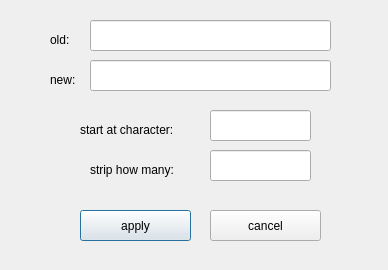
<?xml version="1.0" encoding="UTF-8"?>
<ui version="4.0">
 <class>StripDialog</class>
 <widget class="QDialog" name="StripDialog">
  <property name="geometry">
   <rect>
    <x>0</x>
    <y>0</y>
    <width>388</width>
    <height>270</height>
   </rect>
  </property>
  <property name="windowTitle">
   <string>strip characters</string>
  </property>
  <widget class="QPushButton" name="button_apply">
   <property name="geometry">
    <rect>
     <x>80</x>
     <y>210</y>
     <width>111</width>
     <height>31</height>
    </rect>
   </property>
   <property name="text">
    <string>apply</string>
   </property>
  </widget>
  <widget class="QPushButton" name="button_cancel">
   <property name="geometry">
    <rect>
     <x>210</x>
     <y>210</y>
     <width>111</width>
     <height>31</height>
    </rect>
   </property>
   <property name="text">
    <string>cancel</string>
   </property>
  </widget>
  <widget class="QLabel" name="label_start_at">
   <property name="geometry">
    <rect>
     <x>80</x>
     <y>120</y>
     <width>111</width>
     <height>20</height>
    </rect>
   </property>
   <property name="text">
    <string>start at character:</string>
   </property>
  </widget>
  <widget class="QLabel" name="label_how_many">
   <property name="geometry">
    <rect>
     <x>90</x>
     <y>160</y>
     <width>91</width>
     <height>20</height>
    </rect>
   </property>
   <property name="text">
    <string>strip how many:</string>
   </property>
  </widget>
  <widget class="QLineEdit" name="line_2">
   <property name="geometry">
    <rect>
     <x>210</x>
     <y>150</y>
     <width>101</width>
     <height>31</height>
    </rect>
   </property>
  </widget>
  <widget class="QLineEdit" name="line_1">
   <property name="geometry">
    <rect>
     <x>210</x>
     <y>110</y>
     <width>101</width>
     <height>31</height>
    </rect>
   </property>
  </widget>
  <widget class="QLabel" name="label_old">
   <property name="geometry">
    <rect>
     <x>50</x>
     <y>30</y>
     <width>31</width>
     <height>20</height>
    </rect>
   </property>
   <property name="text">
    <string>old:</string>
   </property>
  </widget>
  <widget class="QLabel" name="label_new">
   <property name="geometry">
    <rect>
     <x>50</x>
     <y>70</y>
     <width>31</width>
     <height>20</height>
    </rect>
   </property>
   <property name="text">
    <string>new:</string>
   </property>
  </widget>
  <widget class="QLineEdit" name="line_old">
   <property name="geometry">
    <rect>
     <x>90</x>
     <y>20</y>
     <width>241</width>
     <height>31</height>
    </rect>
   </property>
  </widget>
  <widget class="QLineEdit" name="line_new">
   <property name="geometry">
    <rect>
     <x>90</x>
     <y>60</y>
     <width>241</width>
     <height>31</height>
    </rect>
   </property>
  </widget>
 </widget>
 <tabstops>
  <tabstop>line_1</tabstop>
  <tabstop>line_2</tabstop>
  <tabstop>button_apply</tabstop>
  <tabstop>button_cancel</tabstop>
  <tabstop>line_old</tabstop>
  <tabstop>line_new</tabstop>
 </tabstops>
 <resources/>
 <connections/>
</ui>
